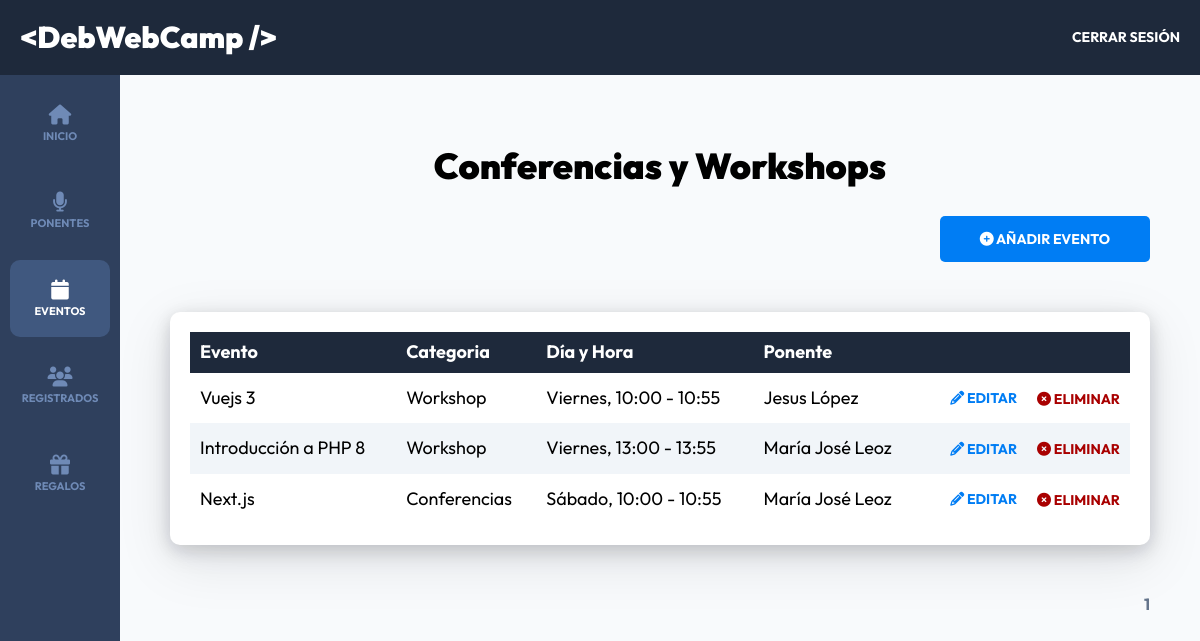
/admin/eventos?page=1 (signed in), run on the app's committed database.
### tables this page shows
CREATE TABLE `eventos` (
  `id` int NOT NULL,
  `nombre` varchar(120) DEFAULT NULL,
  `descripcion` text,
  `disponibles` int DEFAULT NULL,
  `categoria_id` int NOT NULL,
  `dia_id` int NOT NULL,
  `hora_id` int NOT NULL,
  `ponente_id` int NOT NULL
);

CREATE TABLE `categorias` (
  `id` int NOT NULL,
  `nombre` varchar(45) DEFAULT NULL
);

CREATE TABLE `dias` (
  `id` int NOT NULL,
  `nombre` varchar(15) DEFAULT NULL
);

CREATE TABLE `horas` (
  `id` int NOT NULL,
  `hora` varchar(13) DEFAULT NULL
);

CREATE TABLE `ponentes` (
  `id` int NOT NULL,
  `nombre` varchar(40) DEFAULT NULL,
  `apellido` varchar(40) DEFAULT NULL,
  `ciudad` varchar(20) DEFAULT NULL,
  `pais` varchar(20) DEFAULT NULL,
  `imagen` varchar(32) DEFAULT NULL,
  `tags` varchar(120) DEFAULT NULL,
  `redes` text
);

### controllers/EventosController.php (called while the page is built, shortened)
<?php
class EventosController
{
    public static function index(Router $router)
    {
        $pagina_actual = $_GET['page'];
        $pagina_actual = filter_var($pagina_actual, FILTER_VALIDATE_INT);
        $por_pagina = 10;
        $total = Evento::total();
        $paginacion = new Paginacion($pagina_actual, $por_pagina, $total);
        $eventos = Evento::paginar($por_pagina, $paginacion->offSet());
        foreach($eventos as $evento){
            $evento->categoria = Categoria::find($evento->categoria_id);
            $evento->dia = Dia::find($evento->dia_id);
            $evento->hora = Hora::find($evento->hora_id);
            $evento->ponente = Ponente::find($evento->ponente_id);
        }
        $router->render('admin/eventos/index', [
            'titulo' => 'Conferencias y Workshops',
            'eventos' => $eventos,
            'paginacion' => $paginacion->paginacion(),
        ]);
    }
}

### public/index.php (called while the page is built, shortened)
<?php
$router = new Router();
$router->get('/login', [AuthController::class, 'login']);
$router->post('/login', [AuthController::class, 'login']);
$router->post('/logout', [AuthController::class, 'logout']);
$router->get('/registro', [AuthController::class, 'registro']);
$router->post('/registro', [AuthController::class, 'registro']);
$router->get('/olvide', [AuthController::class, 'olvide']);
$router->post('/olvide', [AuthController::class, 'olvide']);
$router->get('/reestablecer', [AuthController::class, 'reestablecer']);
$router->post('/reestablecer', [AuthController::class, 'reestablecer']);
$router->get('/mensaje', [AuthController::class, 'mensaje']);
$router->get('/confirmar-cuenta', [AuthController::class, 'confirmar']);
$router->get('/admin/dashboard', [DashboardController::class, 'index']);
$router->get('/admin/ponentes', [PonentesController::class, 'index']);
$router->get('/admin/ponentes/crear', [PonentesController::class, 'crear']);
$router->post('/admin/ponentes/crear', [PonentesController::class, 'crear']);
$router->get('/admin/ponentes/editar', [PonentesController::class, 'editar']);
$router->post('/admin/ponentes/editar', [PonentesController::class, 'editar']);
$router->post('/admin/ponentes/eliminar', [PonentesController::class, 'eliminar']);
$router->get('/admin/eventos', [EventosController::class, 'index']);
$router->get('/admin/eventos/crear', [EventosController::class, 'crear']);
$router->post('/admin/eventos/crear', [EventosController::class, 'crear']);
$router->get('/admin/eventos/editar', [EventosController::class, 'editar']);
$router->post('/admin/eventos/editar', [EventosController::class, 'editar']);
$router->post('/admin/eventos/eliminar', [EventosController::class, 'eliminar']);
$router->get('/api/eventos-horario', [APIEventos::class, 'index']);
$router->get('/api/ponentes', [APIPonentes::class, 'index']);
$router->get('/api/ponente', [APIPonentes::class, 'ponente']);
$router->get('/admin/registrados', [RegistradosController::class, 'index']);
$router->get('/admin/regalos', [RegalosController::class, 'index']);
$router->get('/finalizar-registro', [RegistroController::class, 'crear']);
$router->post('/finalizar-registro/gratis', [RegistroController::class, 'gratis']);
$router->post('/finalizar-registro/pagar', [RegistroController::class, 'pagar']);
$router->get('/finalizar-registro/conferencias', [RegistroController::class, 'conferencias']);
$router->get('/boleto', [RegistroController::class, 'boleto']);
$router->get('/',[PaginasController::class, 'index']);
$router->get('/devwebcamp',[PaginasController::class, 'evento']);
$router->get('/paquetes',[PaginasController::class, 'paquetes']);
$router->get('/workshops-conferencias',[PaginasController::class, 'conferencias']);
$router->get('/404',[PaginasController::class, 'error']);
$router->comprobarRutas();

### models/ActiveRecord.php (called while the page is built, shortened)
<?php
class ActiveRecord
{
    protected static $db;
    protected static $tabla = '';
    public static function setDB($database)
    {
        self::$db = $database;
    }
    public static function consultarSQL($query)
    {
        $resultado = self::$db->query($query);
        $array = [];
        while ($registro = $resultado->fetch_assoc()) {
            $array[] = static::crearObjeto($registro);
        }
        return $array;
    }
    protected static function crearObjeto($registro)
    {
        $objeto = new static;
        foreach ($registro as $key => $value) {
            if (property_exists($objeto, $key)) {
                $objeto->$key = $value;
            }
        }
        return $objeto;
    }
    public static function find($id)
    {
        $query = "SELECT * FROM " . static::$tabla  . " WHERE id = ${id}";
        $resultado = self::consultarSQL($query);
        return array_shift($resultado);
    }
    public static function paginar($por_pagina, $offSet)
    {
        $query = "SELECT * FROM " . static::$tabla . " ORDER BY id DESC LIMIT $por_pagina OFFSET $offSet";
        $resultado = self::consultarSQL($query);
        return $resultado;
    }
    public static function total($columna = '', $valor = '' )
    {
        $query = "SELECT COUNT(*) FROM " . static::$tabla;
        $resultado = self::$db->query($query);
        $total = $resultado->fetch_array();
        return array_shift($total);
    }
}

### views/admin/eventos/index.php (the view, shortened to what this page needs)
<h2 class="dashboard__encabezado"><?php echo $titulo ?></h2>
<div class="dashboard__contenedor-boton">
    <a class="dashboard__boton" href="/admin/eventos/crear">
        <i class="fa-solid fa-circle-plus"></i>
        Añadir Evento
    </a>
</div>
<div class="dashboard__contenedor">
    <?php if (!empty($eventos)) { ?>
        <div class="table-wrapper">
            <table class="table">
                <thead class="table__thead">
                    <tr>
                        <th scope="col" class="table__th">Evento</th>
                        <th scope="col" class="table__th">Categoria</th>
                        <th scope="col" class="table__th">Día y Hora</th>
                        <th scope="col" class="table__th">Ponente</th>
                        <th scope="col" class="table__th"></th>
                    </tr>
                </thead>
                <tbody class="table__tbody">
                    <?php foreach ($eventos as $evento) { ?>
                        <tr class="table__tr">
                            <td class="table__td">
                                <?php echo $evento->nombre; ?>
                            </td>
                            <td class="table__td">
                                <?php echo $evento->categoria->nombre; ?>
                            </td>
                            <td class="table__td">
                                <?php echo $evento->dia->nombre . ", " . $evento->hora->hora; ?>
                            </td>
                            <td class="table__td">
                                <?php echo $evento->ponente->nombre . " " . $evento->ponente->apellido; ?>
                            </td>
                            <td class="table__td--acciones">
                                <a class="table__accion table__accion--editar" href="/admin/eventos/editar?id=<?php echo $evento->id; ?>">
                                    <i class="fa-solid fa-pencil"></i>
                                    Editar
                                </a>
                                <form method="POST" action="/admin/eventos/eliminar" class="table__formulario">
                                    <button class="table__accion table__accion--eliminar" type="submit">
                                        <i class="fa-solid fa-circle-xmark"></i>
                                        eliminar
                                    </button>
                                </form>
                            </td>
                        </tr>
                    <?php } ?>
                </tbody>
            </table>
        </div>
    <?php } else { ?>
        <p class="text-center">No hay Eventos Aún</p>
    <?php } ?>
</div>
<?php
echo $paginacion;
?>

### public/build/css/app.css (style rules this page uses)
html { line-height: 1.15; -webkit-text-size-adjust: 100%; }
body { margin: 0; }
a { background-color: transparent; }
button, input, optgroup, select, textarea { font-family: inherit; font-size: 100%; line-height: 1.15; margin: 0; }
button, input { overflow: visible; }
button, select { text-transform: none; }
button, [type=button], [type=reset], [type=submit] { -webkit-appearance: button; }
html { font-size: 62.5%; box-sizing: border-box; height: 100%; }
*, *:before, *:after { box-sizing: inherit; }
body { font-family: "Outfit", sans-serif; font-size: 1.8rem; }
a { text-decoration: none; }
h1, h2, h3 { font-family: "Outfit", sans-serif; font-weight: 900; margin: 2rem 0; }
h2 { font-size: 3.6rem; }
[class$=__encabezado] { font-family: "Outfit", sans-serif; font-weight: 900; margin: 2rem 0; margin: 6rem 0 3rem 0; text-align: center; }
.dashboard { height: 100%; display: flex; flex-direction: column; background-color: #F8FAFC; }
@media (min-width: 768px) { .dashboard__contenedor-boton { display: flex; justify-content: flex-end; margin-bottom: 5rem; } }
.dashboard__boton { background-color: #007df4; padding: 1.5rem 4rem; color: #FFFFFF; font-size: 1.8rem; font-weight: 700; border: none; transition-property: background-color; transition-duration: 0.3s; text-align: center; width: 100%; display: inline-block; border-radius: 0.5rem; text-transform: uppercase; font-size: 1.4rem; }
@media (min-width: 768px) { .dashboard__boton { width: auto; } }
.dashboard__contenedor, .dashboard__formulario { box-shadow: rgba(17, 17, 26, 0.1) 0px 4px 16px, rgba(17, 17, 26, 0.1) 0px 8px 24px, rgba(17, 17, 26, 0.1) 0px 16px 56px; background-color: #FFFFFF; padding: 2rem; border-radius: 1rem; }
.table-wrapper { overflow-x: auto; }
.table { width: 100%; min-width: 100%; border-collapse: collapse; }
.table__thead { background-color: #1E293B; color: #FFFFFF; }
.table__th { padding: 1rem; text-align: left; }
.table__tr:nth-of-type(even) { background-color: #f1f5f9; }
.table__td, .table__td--acciones { padding: 1.5rem 1rem; }
.table__td--acciones { display: flex; justify-content: flex-end; gap: 2rem; align-items: center; }
.table__accion { all: unset; text-transform: uppercase; font-size: 1.4rem; font-weight: 700; }
.table__accion--editar { color: #007df4; }
.table__accion--eliminar { color: rgb(169, 0, 0); }

### data on the page
eventos: nombre "Vuejs 3", categoria.nombre "Workshop", dia.nombre "Viernes", hora.hora "10:00 - 10:55", ponente.nombre "Jesus", ponente.apellido "López"
eventos: nombre "Introducción a PHP 8", categoria.nombre "Workshop", dia.nombre "Viernes", hora.hora "13:00 - 13:55", ponente.nombre "María José", ponente.apellido "Leoz"
eventos: nombre "Next.js", categoria.nombre "Conferencias", dia.nombre "Sábado", hora.hora "10:00 - 10:55", ponente.nombre "María José", ponente.apellido "Leoz"

### other printed values
$titulo "Conferencias y Workshops"
